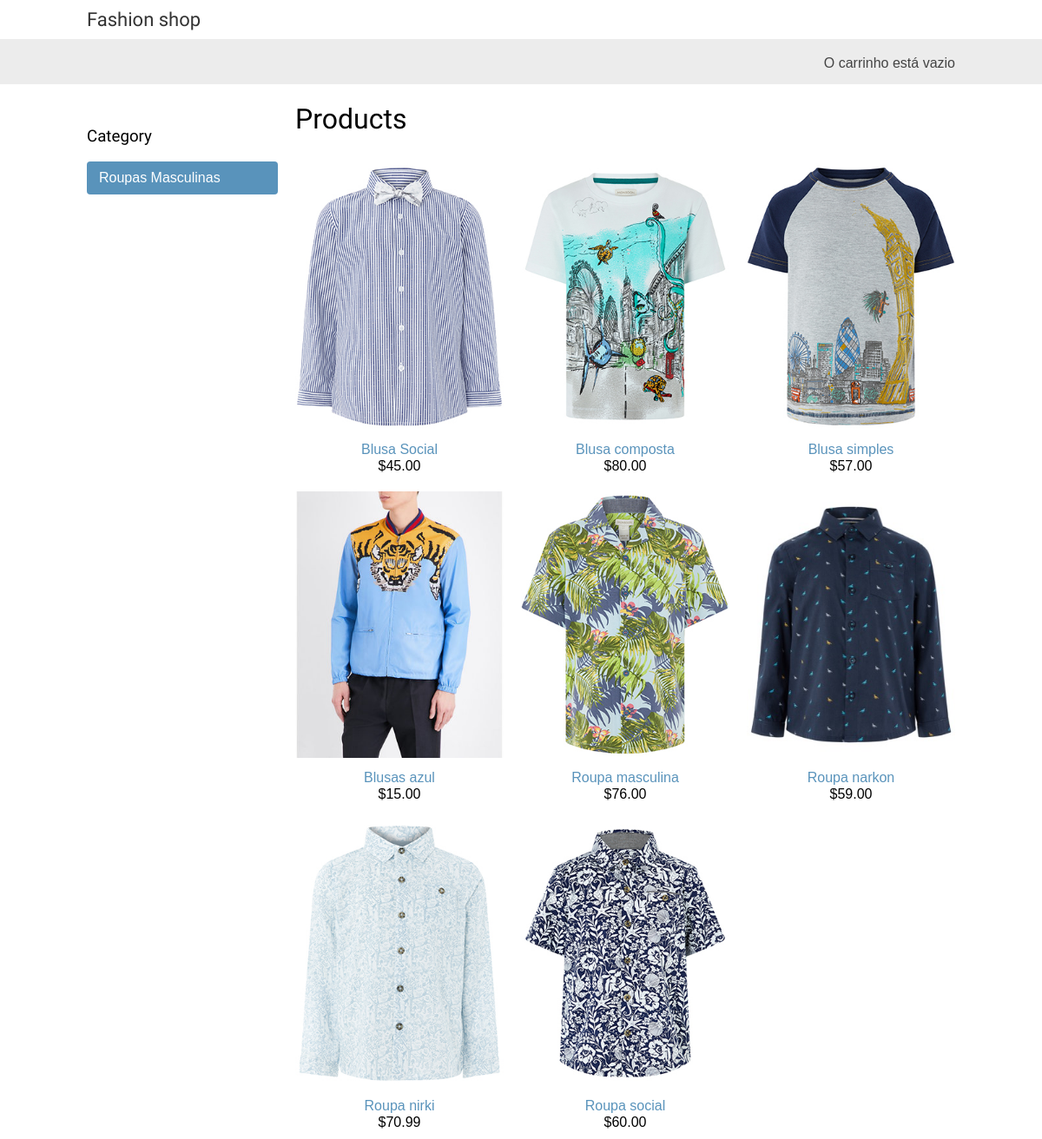
Page /masculino/ on the committed database.
### shop/models.py (models this page shows, shortened)
class Product(models.Model):
	category = models.ForeignKey(Category, related_name = 'products')
	name = models.CharField(max_length=200, db_index=True)
	slug = models.SlugField(max_length=200, db_index=True)
	image = models.ImageField(upload_to='products/%y/%m/%d', blank=True)
	description = models.TextField(blank=True)
	price = models.DecimalField(max_digits=10, decimal_places=2)
	stock = models.PositiveIntegerField()
	avaliable = models.BooleanField()
	created = models.DateTimeField(auto_now_add=True)
	updated = models.DateTimeField(auto_now_add=True)
	class Meta:
		ordering = ('name', )
		index_together = (('id', 'slug'))
	def get_absolute_url(self):
		return reverse('shop:product_detail', args=[self.id, self.slug])

### shop/views.py (the view)
# urls.py: url(r'^masculino/$', views.male_product_list, name='male_product_list'),
def male_product_list(request):
	male = Product.objects.filter(slug="masculino")
	return render(request, 'shop/product/masculino.html', {'male':male})

### cart/cart.py (called while the page is built)
    def __len__(self):
        return sum(item['quantity'] for item in self.cart.values())

### cart/context_processors.py (called while the page is built)
def cart(request):
    return {'cart': Cart(request) }

### shop/templates/shop/product/masculino.html (shortened to what this page needs)
{% extends 'shop/base.html' %}
{% load static %}
{% block content %}
	<div id='sidebar'>
		<h3>Category</h3>
		<ul>
			<li {% if not category %}class="selected"{% endif %}>
				<a href="{% url "shop:product_list" %}">Roupas Masculinas</a>
			</li>
		</ul>
	</div>
	<div id='main' class='product-list'>
		<h1>{% if category %} {{ category.name }} {% else %}Products{% endif %} </h1>
		{% for product in male %}
			<div class='item'>
				<a href="{{ product.get_absolute_url }}">
				<img src="{% if product.image %}{{ product.image.url }}{%else %}{% static "img/no_image.png" %}{% endif %}">
				</a>
				<a href="{{ product.get_absolute_url }}">{{ product.name }}</a> <br>
				${{ product.price }}
			</div>
			{% endfor %}
		</div>
		{% endblock %}

### shop/static/css/base.css (style rules this page uses)
body { margin:0; padding:0; font-family:helvetica, sans-serif; }
h1, h2, h3, h4, h5 , h6 { font-family: 'Ubuntu', sans-serif; font-weight:normal; }
a { text-decoration:none; color:#5993bb; }
#sidebar { width:220px; padding:30px 20px 0 0; float:left; }
#sidebar ul { margin:0; padding:0; }
#sidebar ul li { margin:0; list-style:none; padding:10px 14px; }
#sidebar ul li a { display:block; }
#sidebar ul li.selected { background:#5993bb; border-radius:4px; }
#sidebar ul li.selected a { color:#fff; }
#main { float:left; width: 96%; margin-right:-220px; overflow:hidden; }
.product-list .item { width:25%; padding:10px 20px 10px 0; float:left; text-align:center; line-height:1.2; }
.product-list .item img { width:100%; margin-bottom:8px; }

### rows in the picture
Product: image (picture), name "Blusa Social", price "45.00"
Product: image (picture), name "Blusa composta", price "80.00"
Product: image (picture), name "Blusa simples", price "57.00"
Product: image (picture), name "Blusas azul", price "15.00"
Product: image (picture), name "Roupa masculina", price "76.00"
Product: image (picture), name "Roupa narkon", price "59.00"
Product: image (picture), name "Roupa nirki", price "70.99"
Product: image (picture), name "Roupa social", price "60.00"
